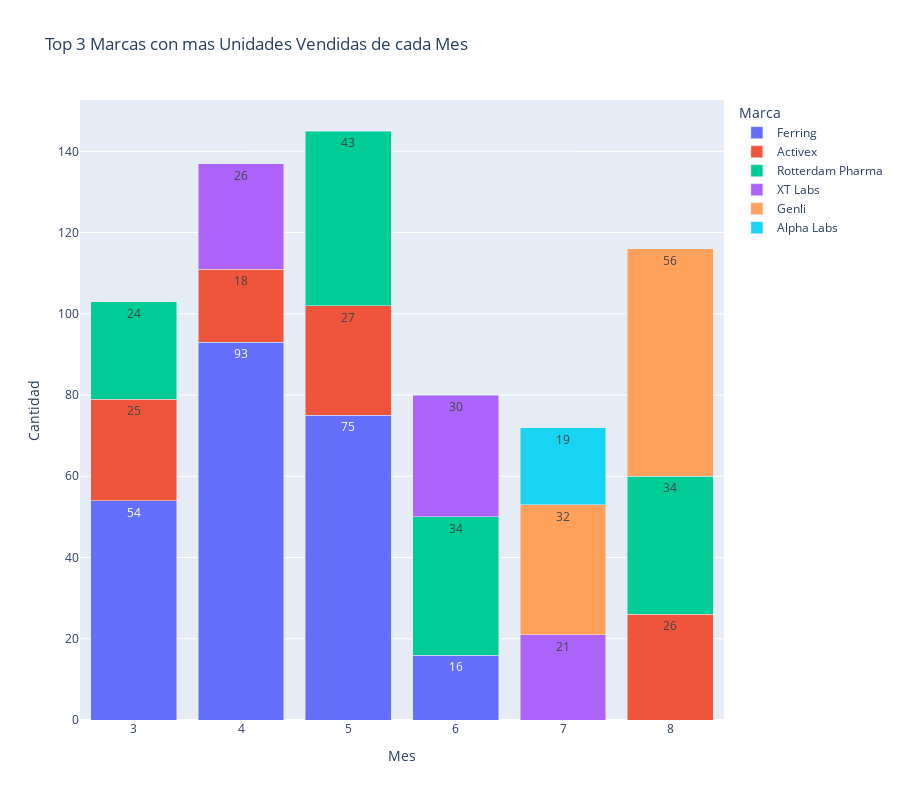

Write notebook code for a chart like this one.
### Code cell
fig = px.bar(dfTop3MarcasMesUnidades, x='Mes', y='Cantidad', color='Marca', title="Top 3 Marcas con mas Unidades Vendidas de cada Mes",text='Cantidad',height=800)
fig.update_layout(barmode='stack')
fig.show()

### Figure 1 — Plotly figure (JSON) as saved in the notebook; plotly's stock layout.template omitted (floating-point values rounded to 4 significant figures)
{"data": [{"hovertemplate": "Marca=Ferring<br>Mes=%{x}<br>Cantidad=%{text}<extra></extra>", "legendgroup": "Ferring", "marker": {"color": "#636efa", "pattern": {"shape": ""}}, "name": "Ferring", "orientation": "v", "showlegend": true, "text": [54.0, 93.0, 75.0, 16.0], "textposition": "auto", "type": "bar", "x": [3, 4, 5, 6], "xaxis": "x", "y": [54, 93, 75, 16], "yaxis": "y"}, {"hovertemplate": "Marca=Activex<br>Mes=%{x}<br>Cantidad=%{text}<extra></extra>", "legendgroup": "Activex", "marker": {"color": "#EF553B", "pattern": {"shape": ""}}, "name": "Activex", "orientation": "v", "showlegend": true, "text": [25.0, 18.0, 27.0, 26.0], "textposition": "auto", "type": "bar", "x": [3, 4, 5, 8], "xaxis": "x", "y": [25, 18, 27, 26], "yaxis": "y"}, {"hovertemplate": "Marca=Rotterdam Pharma<br>Mes=%{x}<br>Cantidad=%{text}<extra></extra>", "legendgroup": "Rotterdam Pharma", "marker": {"color": "#00cc96", "pattern": {"shape": ""}}, "name": "Rotterdam Pharma", "orientation": "v", "showlegend": true, "text": [24.0, 43.0, 34.0, 34.0], "textposition": "auto", "type": "bar", "x": [3, 5, 6, 8], "xaxis": "x", "y": [24, 43, 34, 34], "yaxis": "y"}, {"hovertemplate": "Marca=XT Labs<br>Mes=%{x}<br>Cantidad=%{text}<extra></extra>", "legendgroup": "XT Labs", "marker": {"color": "#ab63fa", "pattern": {"shape": ""}}, "name": "XT Labs", "orientation": "v", "showlegend": true, "text": [26.0, 30.0, 21.0], "textposition": "auto", "type": "bar", "x": [4, 6, 7], "xaxis": "x", "y": [26, 30, 21], "yaxis": "y"}, {"hovertemplate": "Marca=Genli<br>Mes=%{x}<br>Cantidad=%{text}<extra></extra>", "legendgroup": "Genli", "marker": {"color": "#FFA15A", "pattern": {"shape": ""}}, "name": "Genli", "orientation": "v", "showlegend": true, "text": [32.0, 56.0], "textposition": "auto", "type": "bar", "x": [7, 8], "xaxis": "x", "y": [32, 56], "yaxis": "y"}, {"hovertemplate": "Marca=Alpha Labs<br>Mes=%{x}<br>Cantidad=%{text}<extra></extra>", "legendgroup": "Alpha Labs", "marker": {"color": "#19d3f3", "pattern": {"shape": ""}}, "name": "Alpha Labs", "orientation": "v", "showlegend": true, "text": [19.0], "textposition": "auto", "type": "bar", "x": [7], "xaxis": "x", "y": [19], "yaxis": "y"}], "layout": {"barmode": "stack", "height": 800, "legend": {"title": {"text": "Marca"}, "tracegroupgap": 0}, "title": {"text": "Top 3 Marcas con mas Unidades Vendidas de cada Mes"}, "xaxis": {"anchor": "y", "domain": [0, 1], "title": {"text": "Mes"}}, "yaxis": {"anchor": "x", "domain": [0, 1], "title": {"text": "Cantidad"}}}}
